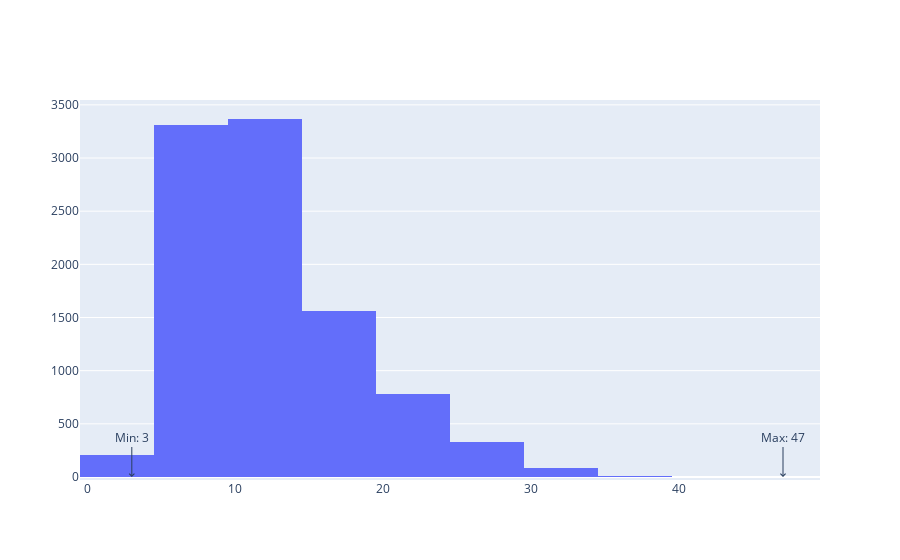

The cell this chart's notebook holds for it:
### Code cell
import plotly.graph_objects as go

dataset['length'] = length

# 히스토그램 생성
histogram = go.Histogram(x=dataset['length'], nbinsx=20)

# 최댓값과 최솟값 계산
max_value = dataset['length'].max()
min_value = dataset['length'].min()

# 최댓값과 최솟값을 주석으로 추가하여 표시
annotations = [
    {
        'x': max_value,
        'y': 0,
        'xref': 'x',
        'yref': 'y',
        'text': f'Max: {max_value}',
        'showarrow': True,
        'arrowhead': 4,
        'ax': 0,
        'ay': -40
    },
    {
        'x': min_value,
        'y': 0,
        'xref': 'x',
        'yref': 'y',
        'text': f'Min: {min_value}',
        'showarrow': True,
        'arrowhead': 4,
        'ax': 0,
        'ay': -40
    }
]

# 그래프 생성 및 레이아웃 설정
fig = go.Figure(histogram)
fig.update_layout(annotations=annotations)

# 그래프 출력
fig.show()

### Figure 1 — Plotly figure (JSON) as saved in the notebook; plotly's stock layout.template omitted (floating-point values rounded to 4 significant figures; data arrays with more than 128 entries replaced by an {"elided": "..."} marker saying what was removed)
{"data": [{"nbinsx": 20, "type": "histogram", "x": {"elided": "9640 int values"}}], "layout": {"annotations": [{"arrowhead": 4, "ax": 0, "ay": -40, "showarrow": true, "text": "Max: 47", "x": 47, "xref": "x", "y": 0, "yref": "y"}, {"arrowhead": 4, "ax": 0, "ay": -40, "showarrow": true, "text": "Min: 3", "x": 3, "xref": "x", "y": 0, "yref": "y"}]}}
